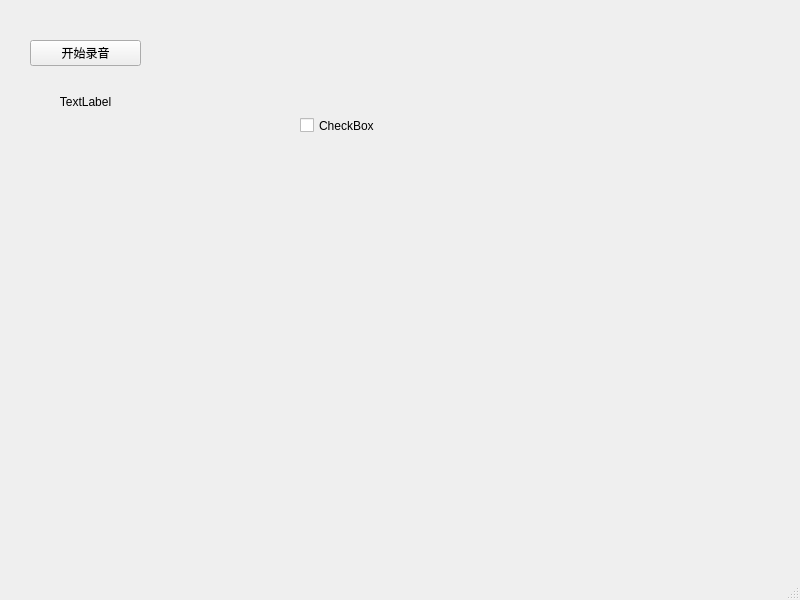
<?xml version="1.0" encoding="UTF-8"?>
<ui version="4.0">
 <class>MainWindow</class>
 <widget class="QMainWindow" name="MainWindow">
  <property name="geometry">
   <rect>
    <x>0</x>
    <y>0</y>
    <width>800</width>
    <height>600</height>
   </rect>
  </property>
  <property name="windowTitle">
   <string>MainWindow</string>
  </property>
  <widget class="QWidget" name="centralwidget">
   <widget class="QCheckBox" name="checkBox">
    <property name="geometry">
     <rect>
      <x>300</x>
      <y>90</y>
      <width>121</width>
      <height>71</height>
     </rect>
    </property>
    <property name="text">
     <string>CheckBox</string>
    </property>
   </widget>
   <widget class="QWidget" name="">
    <property name="geometry">
     <rect>
      <x>30</x>
      <y>40</y>
      <width>111</width>
      <height>91</height>
     </rect>
    </property>
    <layout class="QVBoxLayout" name="verticalLayout">
     <item>
      <widget class="QPushButton" name="AudioButton">
       <property name="text">
        <string>开始录音</string>
       </property>
      </widget>
     </item>
     <item>
      <widget class="QLabel" name="label">
       <property name="text">
        <string>TextLabel</string>
       </property>
       <property name="alignment">
        <set>Qt::AlignCenter</set>
       </property>
      </widget>
     </item>
    </layout>
   </widget>
  </widget>
  <widget class="QMenuBar" name="menubar">
   <property name="geometry">
    <rect>
     <x>0</x>
     <y>0</y>
     <width>800</width>
     <height>21</height>
    </rect>
   </property>
  </widget>
  <widget class="QStatusBar" name="statusbar"/>
 </widget>
 <resources/>
 <connections/>
</ui>
